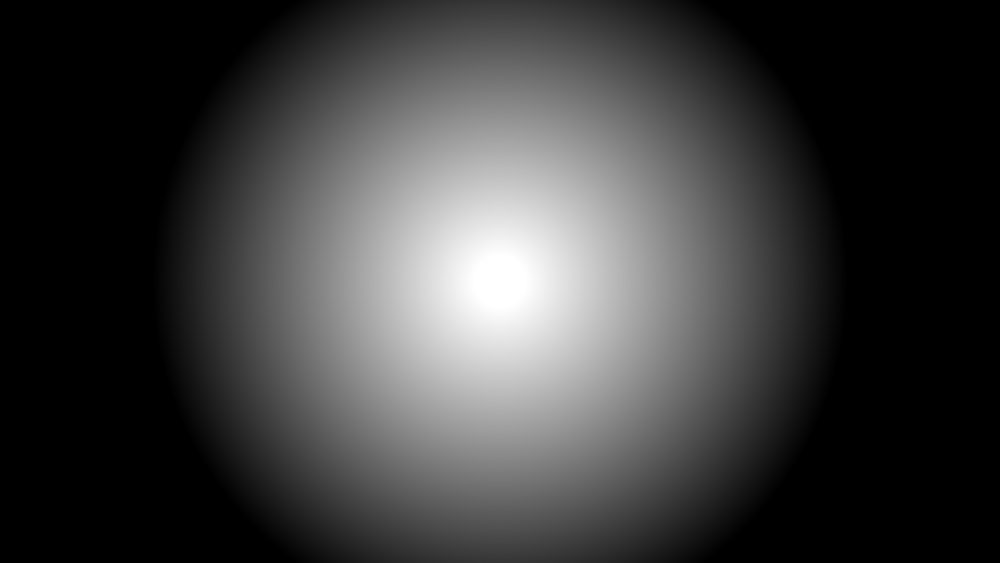
#> input picture Image Segmentation/ombre_circle_grayscale.png, 1000 x 563 px
$ jupyter execute --allow-errors ColorBased_OD.ipynb
#> lines starting #> are read from the running program, lines starting #| are printed output that depends on the picture; after the words box and inside, x2 and y2 are one past the last pixel; in counts of white or black regions, pixels touching at a corner belong together
# Object detection via color-based image segmentation
https://towardsdatascience.com/object-detection-via-color-based-image-segmentation-using-python-e9b7c72f0e11

[cell 1]
#Segmenting the image into 17 gray levels then measure each level's area using contouring
import cv2
import numpy as np
import matplotlib.pyplot as plt
def viewImage(image):
    plt.imshow(image, cmap = 'gray', interpolation = 'bicubic')
    plt.axis('off')
    plt.show()
def grayscale_17_levels (image):
    high = 255
    while(1):
        low = high - 15
        col_to_be_changed_low = np.array([low])
        col_to_be_changed_high = np.array([high])
        curr_mask = cv2.inRange(gray, col_to_be_changed_low,col_to_be_changed_high)
        gray[curr_mask > 0] = (high)
        high -= 15
        if(low == 0 ):
            break
image = cv2.imread('ombre_circle_grayscale.png')
#> image is the input picture: shape (563, 1000, 3); min 0, max 255, mean 60.6
image = image.astype('uint8')
viewImage(image)
gray = cv2.cvtColor(image, cv2.COLOR_BGR2GRAY)
viewImage(gray)

[cell 2]
grayscale_17_levels(gray)
#> the loop in grayscale_17_levels, `while(1):` made 17 passes
#> pass 1, in grayscale_17_levels, `curr_mask = cv2.inRange(gray, col_to_be_changed_low,col_to_be_changed_..`:
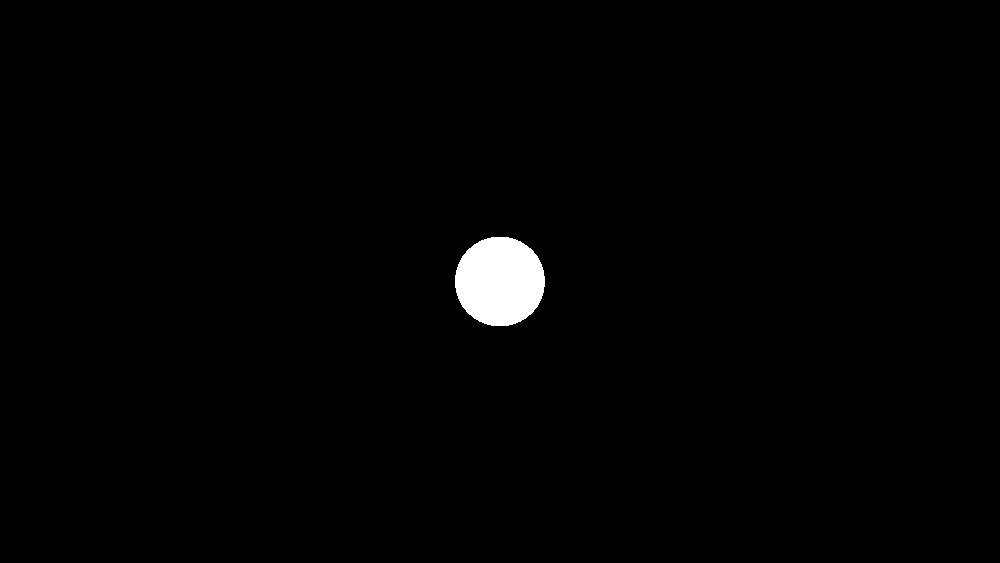
#> curr_mask: shape (563, 1000); 1.1% white; 1 white region, box (x1, y1, x2, y2) and area: (455, 237, 545, 326) 6352
#> pass 2, in grayscale_17_levels, `curr_mask = cv2.inRange(gray, col_to_be_changed_low,col_to_be_changed_..`:
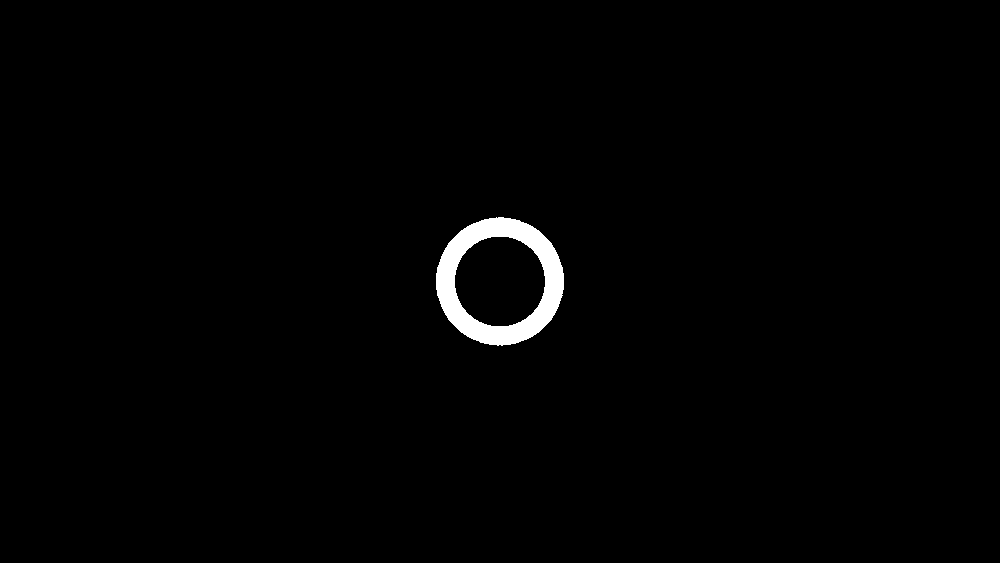
#> curr_mask: shape (563, 1000); 1.2% white; 1 white region, box (x1, y1, x2, y2) and area: (436, 217, 564, 346) 6480
#> pass 3, in grayscale_17_levels, `curr_mask = cv2.inRange(gray, col_to_be_changed_low,col_to_be_changed_..`:
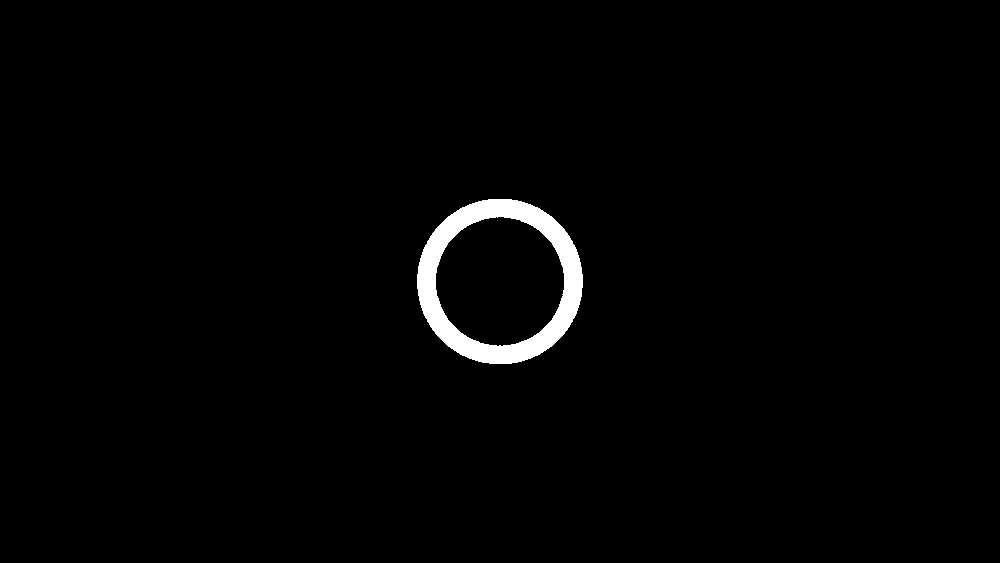
#> curr_mask: shape (563, 1000); 1.6% white; 1 white region, box (x1, y1, x2, y2) and area: (417, 199, 583, 364) 8754
#> after the loop in grayscale_17_levels, `while(1):`: high = 0
